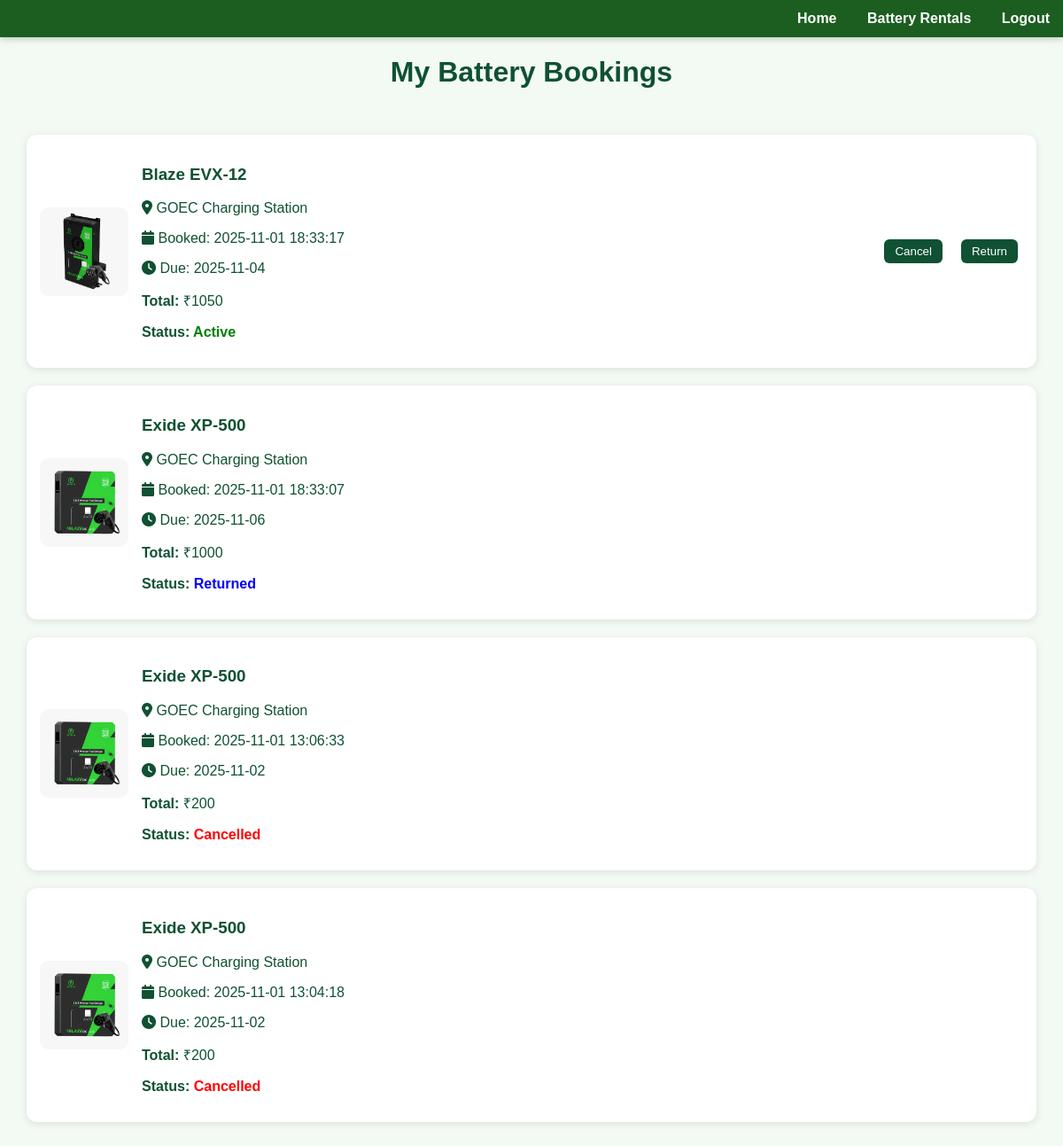
Page /user_battery_bookings.php (signed in) on the committed database.
### tables this page shows
CREATE TABLE `battery_bookings` (
  `id` int(100) NOT NULL,
  `user_id` int(100) NOT NULL,
  `station_id` int(100) NOT NULL,
  `battery_id` int(100) NOT NULL,
  `rental_days` int(50) NOT NULL,
  `total_price` varchar(200) NOT NULL,
  `booked_on` datetime NOT NULL DEFAULT current_timestamp(),
  `return_due` date NOT NULL,
  `status` enum('Active','Cancelled','Returned','Return Requested') NOT NULL DEFAULT 'Active'
);

CREATE TABLE `battery_rentals` (
  `id` int(100) NOT NULL,
  `station_id` int(100) NOT NULL,
  `brand` varchar(200) NOT NULL,
  `model` varchar(200) NOT NULL,
  `capacity` int(100) NOT NULL,
  `voltage` int(100) NOT NULL,
  `compatibility` enum('2 Wheeler','3 Wheeler','4 Wheeler') NOT NULL,
  `range_km` int(100) NOT NULL,
  `condition` enum('New','Used','Reconditioned') NOT NULL DEFAULT 'New',
  `life` varchar(200) NOT NULL,
  `rent_price` int(100) NOT NULL,
  `stock_count` int(100) NOT NULL,
  `image` varchar(200) NOT NULL,
  `status` enum('Available','Rented','Maintenance') DEFAULT 'Available',
  `added_on` datetime NOT NULL DEFAULT current_timestamp()
);

CREATE TABLE `stations` (
  `id` int(11) NOT NULL,
  `station_name` varchar(200) NOT NULL,
  `owner_name` varchar(200) NOT NULL,
  `email` varchar(200) NOT NULL,
  `phone` varchar(200) NOT NULL,
  `district` varchar(200) NOT NULL,
  `location` varchar(250) NOT NULL,
  `latitude` varchar(200) NOT NULL,
  `longitude` varchar(200) NOT NULL,
  `charger_type` varchar(200) NOT NULL,
  `battery_rental` varchar(200) NOT NULL,
  `username` varchar(200) NOT NULL,
  `password` varchar(200) NOT NULL,
  `image_path` varchar(255) NOT NULL,
  `registered_on` datetime NOT NULL,
  `status` enum('pending','approved','rejected') NOT NULL DEFAULT 'pending'
);

### user_battery_bookings.php (the view, shortened to what this page needs)
<?php
include 'db.php';
$user_id = $_SESSION['user_id'];
$bookings = $conn->query("
    SELECT bb.*, br.brand, br.model, br.image, s.station_name
    FROM battery_bookings bb
    JOIN battery_rentals br ON bb.battery_id = br.id
    JOIN stations s ON bb.station_id = s.id
    WHERE bb.user_id='$user_id'
    ORDER BY bb.booked_on DESC
");
?>
<!DOCTYPE html>
<html lang="en">
<head>
<link rel="stylesheet" href="https://cdnjs.cloudflare.com/ajax/libs/font-awesome/6.5.0/css/all.min.css">
</head>
<body>
<div class="navbar">
  <a href="user_home.php">Home</a>
  <a href="user_battery_view.php">Battery Rentals</a>
  <a href="user_logout.php" onclick="return confirm('Are you sure you want to logout?');">Logout</a>
</div>
    <h1 style="text-align:center;"> My Battery Bookings</h1>
<div class="container">
<?php if ($bookings->num_rows > 0): ?>
    <?php while($b = $bookings->fetch_assoc()): ?>
        <div class="card">
            <img src="uploads/<?php echo htmlspecialchars($b['image']); ?>" alt="Battery">
            <div class="info">
                <h3><?php echo htmlspecialchars($b['brand']." ".$b['model']); ?></h3>
                <p><i class="fa-solid fa-location-dot"></i> <?php echo htmlspecialchars($b['station_name']); ?></p>
                <p><i class="fa-solid fa-calendar"></i> Booked: <?php echo htmlspecialchars($b['booked_on']); ?></p>
                <p><i class="fa-solid fa-clock"></i> Due: <?php echo htmlspecialchars($b['return_due']); ?></p>
                <p><strong>Total:</strong> ₹<?php echo htmlspecialchars($b['total_price']); ?></p>
                <p class="status">Status:
                    <?php
                        if ($b['status']=='Active') echo "<span style='color:green;'>Active</span>";
                        elseif ($b['status']=='Cancelled') echo "<span style='color:red;'>Cancelled</span>";
                        elseif ($b['status']=='Return Requested') echo "<span style='color:orange;'>Return Requested</span>";
                        else echo "<span style='color:blue;'>Returned</span>";
                    ?>
                </p>
            </div>
            <?php if ($b['status']=='Active'): ?>
                <form method="POST" action="user_battery_cancel.php" onsubmit="return confirm('Cancel this booking?');">
                    <button type="submit">Cancel</button>
                </form>
                <form method="POST" action="user_battery_return.php" onsubmit="return confirm('Send return request to station?');">
                    <button type="submit">Return</button>
                </form>
            <?php endif; ?>
        </div>
    <?php endwhile; ?>
<?php else: ?>
    <p style="text-align:center;">No bookings yet.</p>
<?php endif; ?>
</div>
</body>
</html>

### user_battery_bookings.php (style rules this page uses)
body { font-family:'Poppins',sans-serif; background:#f3faf4; padding:0; margin:0; color:#0f5132; }
.navbar { background-color: #1b5e20; color: white; padding: 12px 0; text-align: right; position: sticky; top: 0; z-index: 50; box-shadow: 0 2px 8px rgba(0,0,0,0.2); }
.navbar a { color: white; text-decoration: none; font-weight: 600; margin: 0 15px; transition: color 0.3s; }
.container { padding:30px; }
.card { background:white; border-radius:12px; padding:15px; box-shadow:0 2px 8px rgba(0,0,0,0.1); margin-bottom:20px; display:flex; align-items:center; gap:15px; }
.card img { width:100px; height:100px; border-radius:10px; object-fit:cover; }
.info { flex:1; }
.status { font-weight:bold; }
button { background-color:#0f5132; color:white; border:none; padding:6px 12px; border-radius:6px; cursor:pointer; margin-right:6px; }

### rows in the picture
battery_bookings: battery_rentals.image (picture), battery_rentals.brand+model "Blaze EVX-12", station.station_name "GOEC Charging Station", booked_on "2025-11-01 18:33:17", return_due "2025-11-04", total_price "1050", status "Active"
battery_bookings: battery_rentals.image (picture), battery_rentals.brand+model "Exide XP-500", station.station_name "GOEC Charging Station", booked_on "2025-11-01 18:33:07", return_due "2025-11-06", total_price "1000", status "Returned"
battery_bookings: battery_rentals.image (picture), battery_rentals.brand+model "Exide XP-500", station.station_name "GOEC Charging Station", booked_on "2025-11-01 13:06:33", return_due "2025-11-02", total_price "200", status "Cancelled"
battery_bookings: battery_rentals.image (picture), battery_rentals.brand+model "Exide XP-500", station.station_name "GOEC Charging Station", booked_on "2025-11-01 13:04:18", return_due "2025-11-02", total_price "200", status "Cancelled"
